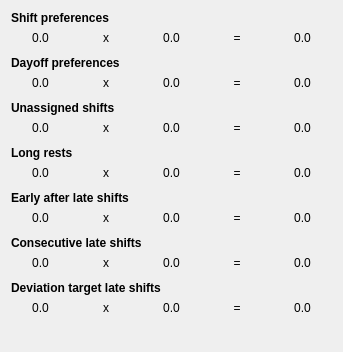
<?xml version="1.0" encoding="UTF-8"?>
<ui version="4.0">
 <class>ScoreInfoBoard</class>
 <widget class="QWidget" name="ScoreInfoBoard">
  <property name="geometry">
   <rect>
    <x>0</x>
    <y>0</y>
    <width>343</width>
    <height>352</height>
   </rect>
  </property>
  <property name="windowTitle">
   <string>Form</string>
  </property>
  <layout class="QVBoxLayout" name="verticalLayout">
   <item>
    <layout class="QGridLayout" name="gridLayout">
     <item row="1" column="4">
      <widget class="QLabel" name="label_ShiftPreferences_Result">
       <property name="text">
        <string>0.0</string>
       </property>
       <property name="alignment">
        <set>Qt::AlignCenter</set>
       </property>
      </widget>
     </item>
     <item row="0" column="0" colspan="5">
      <widget class="QLabel" name="label">
       <property name="font">
        <font>
         <weight>75</weight>
         <bold>true</bold>
        </font>
       </property>
       <property name="text">
        <string>Shift preferences</string>
       </property>
      </widget>
     </item>
     <item row="8" column="0">
      <spacer name="verticalSpacer_2">
       <property name="orientation">
        <enum>Qt::Vertical</enum>
       </property>
       <property name="sizeType">
        <enum>QSizePolicy::Fixed</enum>
       </property>
       <property name="sizeHint" stdset="0">
        <size>
         <width>20</width>
         <height>5</height>
        </size>
       </property>
      </spacer>
     </item>
     <item row="14" column="0">
      <spacer name="verticalSpacer_5">
       <property name="orientation">
        <enum>Qt::Vertical</enum>
       </property>
       <property name="sizeType">
        <enum>QSizePolicy::Fixed</enum>
       </property>
       <property name="sizeHint" stdset="0">
        <size>
         <width>20</width>
         <height>5</height>
        </size>
       </property>
      </spacer>
     </item>
     <item row="11" column="0">
      <spacer name="verticalSpacer_4">
       <property name="orientation">
        <enum>Qt::Vertical</enum>
       </property>
       <property name="sizeType">
        <enum>QSizePolicy::Fixed</enum>
       </property>
       <property name="sizeHint" stdset="0">
        <size>
         <width>20</width>
         <height>5</height>
        </size>
       </property>
      </spacer>
     </item>
     <item row="1" column="2">
      <widget class="QLabel" name="label_ShiftPreferences_Number">
       <property name="text">
        <string>0.0</string>
       </property>
       <property name="alignment">
        <set>Qt::AlignCenter</set>
       </property>
      </widget>
     </item>
     <item row="1" column="3">
      <widget class="QLabel" name="label_5">
       <property name="text">
        <string>=</string>
       </property>
       <property name="alignment">
        <set>Qt::AlignCenter</set>
       </property>
      </widget>
     </item>
     <item row="1" column="0">
      <widget class="QLabel" name="label_ShiftPreferences_Value">
       <property name="text">
        <string>0.0</string>
       </property>
       <property name="alignment">
        <set>Qt::AlignCenter</set>
       </property>
      </widget>
     </item>
     <item row="1" column="1">
      <widget class="QLabel" name="label_3">
       <property name="text">
        <string>x</string>
       </property>
       <property name="alignment">
        <set>Qt::AlignCenter</set>
       </property>
      </widget>
     </item>
     <item row="19" column="1">
      <widget class="QLabel" name="label_42">
       <property name="text">
        <string>x</string>
       </property>
       <property name="alignment">
        <set>Qt::AlignCenter</set>
       </property>
      </widget>
     </item>
     <item row="3" column="0" colspan="5">
      <widget class="QLabel" name="label_7">
       <property name="font">
        <font>
         <weight>75</weight>
         <bold>true</bold>
        </font>
       </property>
       <property name="text">
        <string>Dayoff preferences</string>
       </property>
      </widget>
     </item>
     <item row="10" column="3">
      <widget class="QLabel" name="label_29">
       <property name="text">
        <string>=</string>
       </property>
       <property name="alignment">
        <set>Qt::AlignCenter</set>
       </property>
      </widget>
     </item>
     <item row="6" column="0" colspan="5">
      <widget class="QLabel" name="label_8">
       <property name="font">
        <font>
         <weight>75</weight>
         <bold>true</bold>
        </font>
       </property>
       <property name="text">
        <string>Unassigned shifts</string>
       </property>
      </widget>
     </item>
     <item row="19" column="3">
      <widget class="QLabel" name="label_40">
       <property name="text">
        <string>=</string>
       </property>
       <property name="alignment">
        <set>Qt::AlignCenter</set>
       </property>
      </widget>
     </item>
     <item row="4" column="0">
      <widget class="QLabel" name="label_DayoffPreferences_Value">
       <property name="text">
        <string>0.0</string>
       </property>
       <property name="alignment">
        <set>Qt::AlignCenter</set>
       </property>
      </widget>
     </item>
     <item row="5" column="0">
      <spacer name="verticalSpacer_3">
       <property name="orientation">
        <enum>Qt::Vertical</enum>
       </property>
       <property name="sizeType">
        <enum>QSizePolicy::Fixed</enum>
       </property>
       <property name="sizeHint" stdset="0">
        <size>
         <width>20</width>
         <height>5</height>
        </size>
       </property>
      </spacer>
     </item>
     <item row="9" column="0" colspan="5">
      <widget class="QLabel" name="label_9">
       <property name="font">
        <font>
         <weight>75</weight>
         <bold>true</bold>
        </font>
       </property>
       <property name="text">
        <string>Long rests</string>
       </property>
      </widget>
     </item>
     <item row="12" column="0" colspan="5">
      <widget class="QLabel" name="label_10">
       <property name="font">
        <font>
         <weight>75</weight>
         <bold>true</bold>
        </font>
       </property>
       <property name="text">
        <string>Early after late shifts</string>
       </property>
      </widget>
     </item>
     <item row="15" column="0" colspan="5">
      <widget class="QLabel" name="label_11">
       <property name="font">
        <font>
         <weight>75</weight>
         <bold>true</bold>
        </font>
       </property>
       <property name="text">
        <string>Consecutive late shifts</string>
       </property>
      </widget>
     </item>
     <item row="18" column="0" colspan="5">
      <widget class="QLabel" name="label_12">
       <property name="font">
        <font>
         <weight>75</weight>
         <bold>true</bold>
        </font>
       </property>
       <property name="text">
        <string>Deviation target late shifts</string>
       </property>
      </widget>
     </item>
     <item row="4" column="2">
      <widget class="QLabel" name="label_DayoffPreferences_Number">
       <property name="text">
        <string>0.0</string>
       </property>
       <property name="alignment">
        <set>Qt::AlignCenter</set>
       </property>
      </widget>
     </item>
     <item row="10" column="0">
      <widget class="QLabel" name="label_LongRests_Value">
       <property name="text">
        <string>0.0</string>
       </property>
       <property name="alignment">
        <set>Qt::AlignCenter</set>
       </property>
      </widget>
     </item>
     <item row="2" column="0">
      <spacer name="verticalSpacer">
       <property name="orientation">
        <enum>Qt::Vertical</enum>
       </property>
       <property name="sizeType">
        <enum>QSizePolicy::Fixed</enum>
       </property>
       <property name="sizeHint" stdset="0">
        <size>
         <width>20</width>
         <height>5</height>
        </size>
       </property>
      </spacer>
     </item>
     <item row="7" column="0">
      <widget class="QLabel" name="label_UnassignedShifts_Value">
       <property name="text">
        <string>0.0</string>
       </property>
       <property name="alignment">
        <set>Qt::AlignCenter</set>
       </property>
      </widget>
     </item>
     <item row="4" column="1">
      <widget class="QLabel" name="label_14">
       <property name="text">
        <string>x</string>
       </property>
       <property name="alignment">
        <set>Qt::AlignCenter</set>
       </property>
      </widget>
     </item>
     <item row="4" column="3">
      <widget class="QLabel" name="label_16">
       <property name="text">
        <string>=</string>
       </property>
       <property name="alignment">
        <set>Qt::AlignCenter</set>
       </property>
      </widget>
     </item>
     <item row="4" column="4">
      <widget class="QLabel" name="label_DayoffPreferences_Result">
       <property name="text">
        <string>0.0</string>
       </property>
       <property name="alignment">
        <set>Qt::AlignCenter</set>
       </property>
      </widget>
     </item>
     <item row="7" column="1">
      <widget class="QLabel" name="label_19">
       <property name="text">
        <string>x</string>
       </property>
       <property name="alignment">
        <set>Qt::AlignCenter</set>
       </property>
      </widget>
     </item>
     <item row="7" column="2">
      <widget class="QLabel" name="label_UnassignedShifts_Number">
       <property name="text">
        <string>0.0</string>
       </property>
       <property name="alignment">
        <set>Qt::AlignCenter</set>
       </property>
      </widget>
     </item>
     <item row="7" column="3">
      <widget class="QLabel" name="label_21">
       <property name="text">
        <string>=</string>
       </property>
       <property name="alignment">
        <set>Qt::AlignCenter</set>
       </property>
      </widget>
     </item>
     <item row="7" column="4">
      <widget class="QLabel" name="label_UnassignedShifts_Result">
       <property name="text">
        <string>0.0</string>
       </property>
       <property name="alignment">
        <set>Qt::AlignCenter</set>
       </property>
      </widget>
     </item>
     <item row="19" column="4">
      <widget class="QLabel" name="label_DeviationTargetLateShifts_Result">
       <property name="text">
        <string>0.0</string>
       </property>
       <property name="alignment">
        <set>Qt::AlignCenter</set>
       </property>
      </widget>
     </item>
     <item row="10" column="4">
      <widget class="QLabel" name="label_LongRests_Result">
       <property name="text">
        <string>0.0</string>
       </property>
       <property name="alignment">
        <set>Qt::AlignCenter</set>
       </property>
      </widget>
     </item>
     <item row="13" column="0">
      <widget class="QLabel" name="label_EarlyAfterLateShifts_Value">
       <property name="text">
        <string>0.0</string>
       </property>
       <property name="alignment">
        <set>Qt::AlignCenter</set>
       </property>
      </widget>
     </item>
     <item row="10" column="1">
      <widget class="QLabel" name="label_24">
       <property name="text">
        <string>x</string>
       </property>
       <property name="alignment">
        <set>Qt::AlignCenter</set>
       </property>
      </widget>
     </item>
     <item row="16" column="3">
      <widget class="QLabel" name="label_36">
       <property name="text">
        <string>=</string>
       </property>
       <property name="alignment">
        <set>Qt::AlignCenter</set>
       </property>
      </widget>
     </item>
     <item row="13" column="3">
      <widget class="QLabel" name="label_31">
       <property name="text">
        <string>=</string>
       </property>
       <property name="alignment">
        <set>Qt::AlignCenter</set>
       </property>
      </widget>
     </item>
     <item row="10" column="2">
      <widget class="QLabel" name="label_LongRests_Number">
       <property name="text">
        <string>0.0</string>
       </property>
       <property name="alignment">
        <set>Qt::AlignCenter</set>
       </property>
      </widget>
     </item>
     <item row="13" column="1">
      <widget class="QLabel" name="label_25">
       <property name="text">
        <string>x</string>
       </property>
       <property name="alignment">
        <set>Qt::AlignCenter</set>
       </property>
      </widget>
     </item>
     <item row="13" column="2">
      <widget class="QLabel" name="label_EarlyAfterLateShifts_Number">
       <property name="text">
        <string>0.0</string>
       </property>
       <property name="alignment">
        <set>Qt::AlignCenter</set>
       </property>
      </widget>
     </item>
     <item row="13" column="4">
      <widget class="QLabel" name="label_EarlyAfterLateShifts_Result">
       <property name="text">
        <string>0.0</string>
       </property>
       <property name="alignment">
        <set>Qt::AlignCenter</set>
       </property>
      </widget>
     </item>
     <item row="16" column="0">
      <widget class="QLabel" name="label_ConsecutiveLateShifts_Value">
       <property name="text">
        <string>0.0</string>
       </property>
       <property name="alignment">
        <set>Qt::AlignCenter</set>
       </property>
      </widget>
     </item>
     <item row="16" column="1">
      <widget class="QLabel" name="label_34">
       <property name="text">
        <string>x</string>
       </property>
       <property name="alignment">
        <set>Qt::AlignCenter</set>
       </property>
      </widget>
     </item>
     <item row="16" column="2">
      <widget class="QLabel" name="label_ConsecutiveLateShifts_Number">
       <property name="text">
        <string>0.0</string>
       </property>
       <property name="alignment">
        <set>Qt::AlignCenter</set>
       </property>
      </widget>
     </item>
     <item row="16" column="4">
      <widget class="QLabel" name="label_ConsecutiveLateShifts_Result">
       <property name="text">
        <string>0.0</string>
       </property>
       <property name="alignment">
        <set>Qt::AlignCenter</set>
       </property>
      </widget>
     </item>
     <item row="19" column="0">
      <widget class="QLabel" name="label_DeviationTargetLateShifts_Value">
       <property name="text">
        <string>0.0</string>
       </property>
       <property name="alignment">
        <set>Qt::AlignCenter</set>
       </property>
      </widget>
     </item>
     <item row="19" column="2">
      <widget class="QLabel" name="label_DeviationTargetLateShifts_Number">
       <property name="text">
        <string>0.0</string>
       </property>
       <property name="alignment">
        <set>Qt::AlignCenter</set>
       </property>
      </widget>
     </item>
     <item row="17" column="0">
      <spacer name="verticalSpacer_6">
       <property name="orientation">
        <enum>Qt::Vertical</enum>
       </property>
       <property name="sizeType">
        <enum>QSizePolicy::Fixed</enum>
       </property>
       <property name="sizeHint" stdset="0">
        <size>
         <width>20</width>
         <height>5</height>
        </size>
       </property>
      </spacer>
     </item>
    </layout>
   </item>
   <item>
    <spacer name="verticalSpacer_7">
     <property name="orientation">
      <enum>Qt::Vertical</enum>
     </property>
     <property name="sizeHint" stdset="0">
      <size>
       <width>20</width>
       <height>40</height>
      </size>
     </property>
    </spacer>
   </item>
  </layout>
 </widget>
 <resources/>
 <connections/>
</ui>
